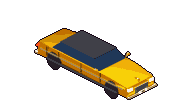
#> input picture tools/proposals/s62/car75/car_se_q.png, 192 x 112 px, found by its file name
$ python car_plan.py car75/car_se_q.png
#> lines starting #> are read from the running program, lines starting #| are printed output that depends on the picture; after the words box and inside, x2 and y2 are one past the last pixel; in counts of white or black regions, pixels touching at a corner belong together
#!/usr/bin/env python3
"""s62: OBJ piece plan for the car sheets.  python3 car_plan.py DIR   (uses DIR/car_se_q.png and car_nw_q.png)"""
import sys
import numpy as np
from PIL import Image
d = sys.argv[1]
SHAPES = [(8, 8), (16, 8), (8, 16), (16, 16), (32, 8), (8, 32), (32, 16), (16, 32), (32, 32), (64, 32), (32, 64), (64, 64)]
tot = {}
for n in ("se", "nw"):
    a = np.array(Image.open(f"{d}/car_{n}_q.png"))[..., 3] > 0
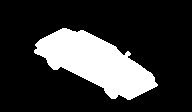
#> a: shape (112, 192) bool; 21.4% white; 1 white region, box (x1, y1, x2, y2) and area: (34, 28, 158, 100) 4597
    ys, xs = np.nonzero(a)
#> ys = 4597 values from 28 to 99; xs = 4597 values, max 157 at index 4045, min 34 at index 1202, mean 95.52
    x0, x1, y0, y1 = xs.min() // 8 * 8, (xs.max() + 8) // 8 * 8, ys.min() // 8 * 8, (ys.max() + 8) // 8 * 8
#> x0 = 32; x1 = 160; y0 = 24; y1 = 104
    pieces = []
    for cy in range(y0, y1, 64):
        for cx in range(x0, x1, 64):
            blk = a[cy:min(cy + 64, y1), cx:min(cx + 64, x1)]
            if not blk.any():
                continue
            by, bx = np.nonzero(blk)
            w = (bx.max() + 8) // 8 * 8 - bx.min() // 8 * 8
            h = (by.max() + 8) // 8 * 8 - by.min() // 8 * 8
            best = min((sw * sh, sw, sh) for sw, sh in SHAPES if sw >= w and sh >= h)
            pieces.append(best[1:])
#> after the loop, pieces = [(64, 64), (64, 64), (64, 32)]
    tiles = sum(p[0] * p[1] // 64 for p in pieces)
#> tiles = 160
    print(n, "bbox", (x1 - x0, y1 - y0), "pieces", pieces, "sprites", len(pieces), "tiles", tiles, "bytes", tiles * 32)
#| se bbox (128, 80) pieces [(64, 64), (64, 64), (64, 32)] sprites 3 tiles 160 bytes 5120
    tot[n] = (len(pieces), tiles)
#> pass 2 of the loop `for n in ("se", "nw"):`:
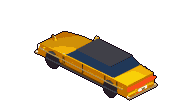
#> input picture tools/proposals/s62/car75/car_nw_q.png, 192 x 112 px, found by its file name
#> `a = np.array(Image.open(f"{d}/car_{n}_q.png"))[..., 3] > 0`:
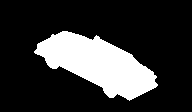
#> a: shape (112, 192) bool; 21% white; 1 white region, box (x1, y1, x2, y2) and area: (34, 31, 158, 101) 4521
#> ys = 4521 values from 31 to 100; xs = 4521 values, max 157 at index 3959, min 34 at index 1109, mean 97.74
#| nw bbox (128, 80) pieces [(64, 64), (64, 64), (64, 32)] sprites 3 tiles 160 bytes 5120
